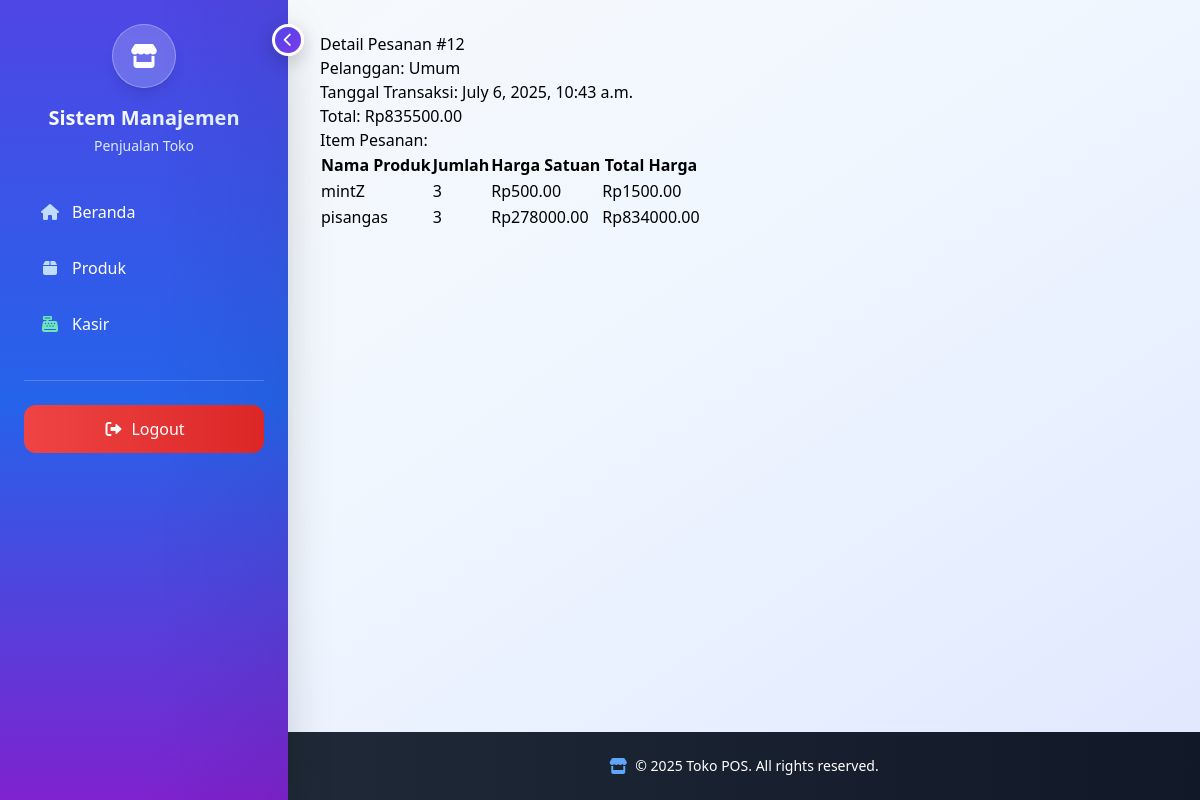
/pesanan/12/ (signed in), run on an earlier commit of the app's database.
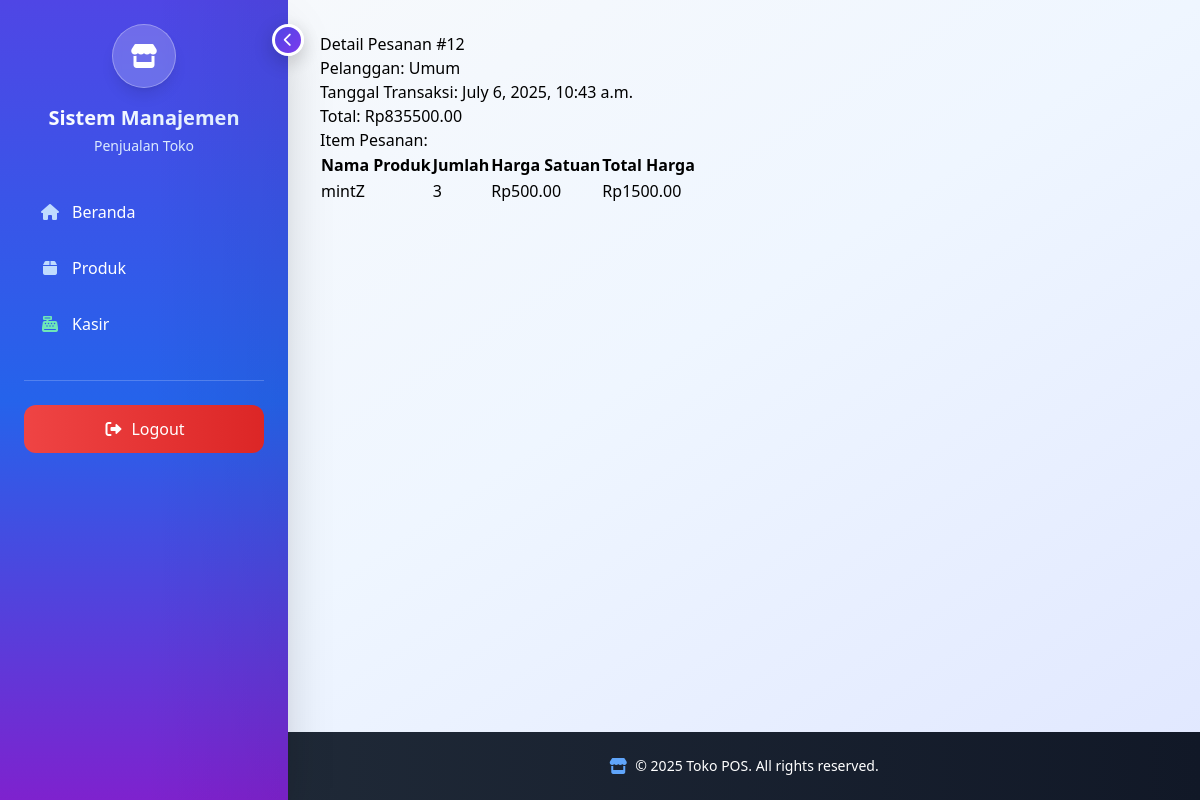
And on a later commit of the database.
### Toko/models.py (models this page shows, shortened)
class OrderItem(models.Model):
    order = models.ForeignKey(Order, on_delete=models.CASCADE, related_name='items', verbose_name=_("Pesanan"))
    product = models.ForeignKey(Product, on_delete=models.CASCADE, verbose_name=_("Produk"))
    quantity = models.PositiveIntegerField(verbose_name=_("Jumlah"))
    price = models.DecimalField(max_digits=10, decimal_places=2, verbose_name=_("Harga Satuan"))
    class Meta:
        verbose_name = _("Item Pesanan")
        verbose_name_plural = _("Item Pesanan")
    def get_total_price(self):
        return self.quantity * self.price

class Product(models.Model):
    name = models.CharField(max_length=255, verbose_name=_("Nama Produk"))
    barcode = models.CharField(max_length=100, blank=True, null=True, unique=True, verbose_name=_("Barcode"))  # Tambahkan ini
    description = models.TextField(verbose_name=_("Deskripsi"))
    price = models.DecimalField(max_digits=10, decimal_places=2, verbose_name=_("Harga Jual"))
    cost = models.DecimalField(max_digits=10, decimal_places=2, verbose_name=_("Harga Modal"), default=0)
    stock = models.PositiveIntegerField(verbose_name=_("Stok"))
    category = models.ForeignKey(Category, on_delete=models.CASCADE, related_name="products", verbose_name=_("Kategori"))
    supplier = models.ForeignKey(Supplier, on_delete=models.SET_NULL, null=True, blank=True, verbose_name=_("Supplier"))
    image = models.ImageField(upload_to='product_images/', blank=True, null=True, verbose_name=_("Gambar Produk"))
    qr_image = models.ImageField(upload_to='product_qr/', blank=True, null=True, verbose_name=_("QR Code"))
    class Meta:
        verbose_name = _("Produk")
        verbose_name_plural = _("Produk")

### Toko/views.py (the view)
# urls.py: path('pesanan/<int:pk>/', views.OrderDetailView.as_view(), name='order_detail'),
class OrderDetailView(BaseDetailView):
    model = Order
    template_name = 'order_detail.html'
    context_object_name = 'order'

### Toko/templates/order_detail.html
{% extends "sidebar.html" %}
{% block content %}
  <h2>Detail Pesanan #{{ order.id }}</h2>
  <p>Pelanggan: {{ order.customer.user.get_full_name }}</p>
  <p>Tanggal Transaksi: {{ order.order_date }}</p>
  <p>Total: Rp{{ order.total }}</p>
  <h3>Item Pesanan:</h3>
  <table>
    <thead>
      <tr>
        <th>Nama Produk</th>
        <th>Jumlah</th>
        <th>Harga Satuan</th>
        <th>Total Harga</th>
      </tr>
    </thead>
    <tbody>
      {% for item in order.items.all %}
        <tr>
          <td>{{ item.product.name }}</td>
          <td>{{ item.quantity }}</td>
          <td>Rp{{ item.price }}</td>
          <td>Rp{{ item.get_total_price }}</td>
        </tr>
      {% endfor %}
    </tbody>
  </table>
{% endblock %}

What changed in the data, as far as the page shows it:
removed OrderItem: product.name "pisangas", quantity "3", price "278000.00", get_total_price "834000.00"
